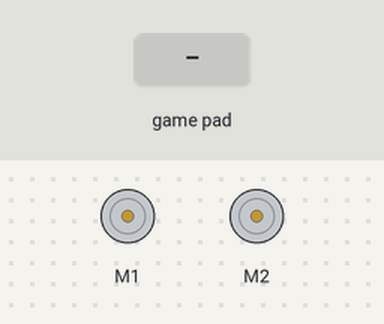
Simulated run of this program. Board: Raspberry Pi (BCM pin numbers). Parts: 2 × DC motor (green arrow = forward, orange = backward, longer = faster). The inputs (shaded band) are chosen by the test bench. Motors are numbered in the order the program creates them (left before right in a Robot); what the program prints to the terminal is not drawn.

Above: at 5.2 s.
5.3 s: game-controller BTN LEFT pressed
At 6.2 s:
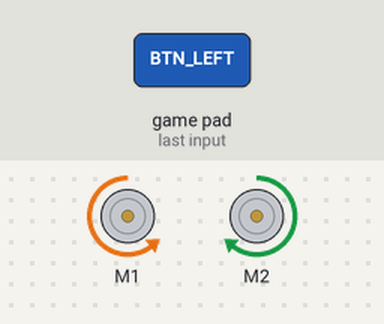
6.8 s: game-controller BTN RIGHT pressed
At 7.4 s:
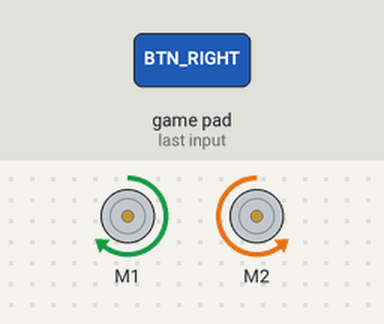
8.3 s: game-controller BTN UP pressed
At 9.4 s:
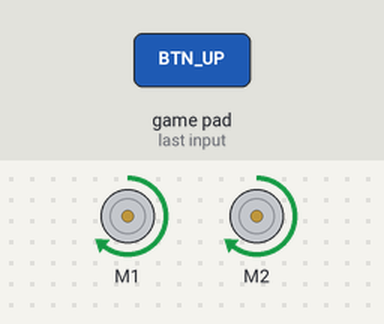
9.8 s: game-controller BTN DOWN pressed
At 10.9 s:
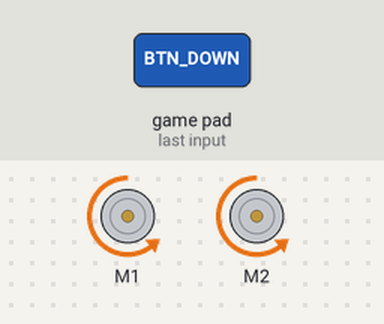
11.3 s: game-controller BTN B pressed
At 12.0 s:
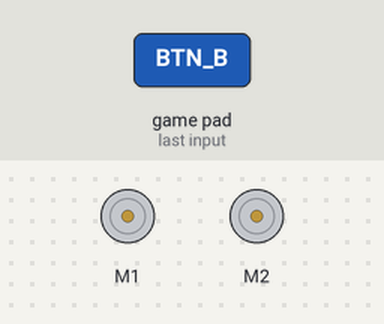
Timing chart, 0 to 13.8 s (numbered marks = the images above; inputs shaded):
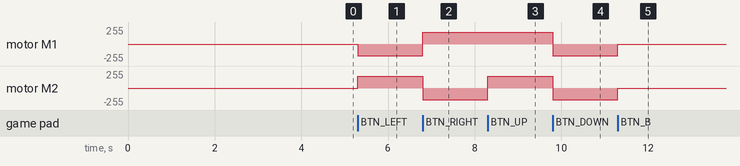

Measured:
- after the input at 5.3 s, motor M1: stopped → backward 178/255 at once; motor M2: stopped → forward 178/255 at once
- after the input at 6.8 s, motor M1: backward 178/255 → forward 178/255 at once; motor M2: forward 178/255 → backward 178/255 at once
- after the input at 8.3 s, motor M2: backward 178/255 → forward 178/255 at once
- after the input at 9.8 s, motor M1, motor M2: forward 178/255 → backward 178/255 at once
- after the input at 11.3 s, motor M1, motor M2: backward 178/255 → stopped at once

The program:

gpiozerowiimote.py
```python
# Wiimote GPIOZero code by Yasmin Bey
from gpiozero import RyanteckRobot
import cwiid, time
robot = RyanteckRobot()

button_delay = 0.01

print("Hold down buttons 1 and 2 to start the connection process!")
time.sleep(1)

try:
    wiimote = cwiid.Wiimote()
except RuntimeError:
    print("Failed connection. Please re-run the program!")
    quit()

print("Connection successful. Buttons will be active after 2 seconds")
wiimote.rumble = 1 # This can be removed if you don't want the remote to rumble when connected!
time.sleep(2)
wiimote.rumble = 0

wiimote.rpt_mode = cwiid.RPT_BTN

while True:
    buttons = wiimote.state["buttons"]
    speed = 0.7 # This can be altered between 0 and 1, dependent on requirements.
    if (buttons & cwiid.BTN_LEFT):
        robot.left(speed)

    if (buttons & cwiid.BTN_RIGHT):
         robot.right(speed)

    if (buttons & cwiid.BTN_UP):
         robot.forward(speed)

    if (buttons & cwiid.BTN_DOWN):
         robot.backward(speed)

    if (buttons & cwiid.BTN_B):
         robot.stop()
```
